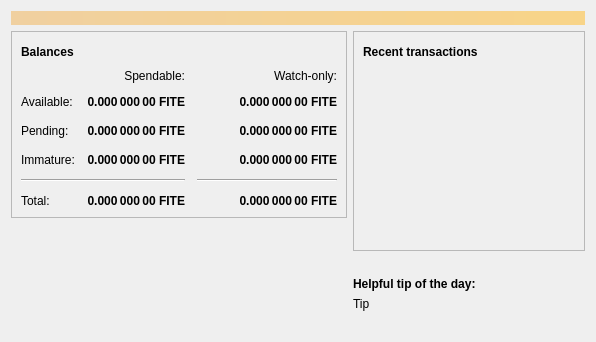
<?xml version="1.0" encoding="UTF-8"?>
<ui version="4.0">
 <class>OverviewPage</class>
 <widget class="QWidget" name="OverviewPage">
  <property name="geometry">
   <rect>
    <x>0</x>
    <y>0</y>
    <width>596</width>
    <height>342</height>
   </rect>
  </property>
  <property name="windowTitle">
   <string>Form</string>
  </property>
  <layout class="QVBoxLayout" name="topLayout">
   <item>
    <widget class="QLabel" name="labelAlerts">
     <property name="visible">
      <bool>false</bool>
     </property>
     <property name="styleSheet">
      <string notr="true">QLabel { background-color: qlineargradient(x1: 0, y1: 0, x2: 1, y2: 0, stop:0 #F0D0A0, stop:1 #F8D488); color:#000000; }</string>
     </property>
     <property name="wordWrap">
      <bool>true</bool>
     </property>
     <property name="margin">
      <number>3</number>
     </property>
     <property name="textInteractionFlags">
      <set>Qt::TextSelectableByMouse</set>
     </property>
    </widget>
   </item>
   <item>
    <layout class="QHBoxLayout" name="horizontalLayout" stretch="1,1">
     <item>
      <layout class="QVBoxLayout" name="verticalLayout_2">
       <item>
        <widget class="QFrame" name="frame">
         <property name="frameShape">
          <enum>QFrame::StyledPanel</enum>
         </property>
         <property name="frameShadow">
          <enum>QFrame::Raised</enum>
         </property>
         <layout class="QVBoxLayout" name="verticalLayout_4">
          <item>
           <layout class="QHBoxLayout" name="horizontalLayout_4">
            <item>
             <widget class="QLabel" name="label_5">
              <property name="font">
               <font>
                <weight>75</weight>
                <bold>true</bold>
               </font>
              </property>
              <property name="text">
               <string>Balances</string>
              </property>
             </widget>
            </item>
            <item>
             <widget class="QPushButton" name="labelWalletStatus">
              <property name="enabled">
               <bool>true</bool>
              </property>
              <property name="maximumSize">
               <size>
                <width>30</width>
                <height>16777215</height>
               </size>
              </property>
              <property name="toolTip">
               <string>The displayed information may be out of date. Your wallet automatically synchronizes with the Fitecash network after a connection is established, but this process has not completed yet.</string>
              </property>
              <property name="text">
               <string/>
              </property>
              <property name="icon">
               <iconset resource="../bitcoin.qrc">
                <normaloff>:/icons/warning</normaloff>
                <disabledoff>:/icons/warning</disabledoff>:/icons/warning</iconset>
              </property>
              <property name="iconSize">
               <size>
                <width>24</width>
                <height>24</height>
               </size>
              </property>
              <property name="flat">
               <bool>true</bool>
              </property>
             </widget>
            </item>
            <item>
             <spacer name="horizontalSpacer_3">
              <property name="orientation">
               <enum>Qt::Horizontal</enum>
              </property>
              <property name="sizeHint" stdset="0">
               <size>
                <width>40</width>
                <height>20</height>
               </size>
              </property>
             </spacer>
            </item>
           </layout>
          </item>
          <item>
           <layout class="QGridLayout" name="gridLayout">
            <property name="spacing">
             <number>12</number>
            </property>
            <item row="2" column="2">
             <widget class="QLabel" name="labelWatchPending">
              <property name="font">
               <font>
                <weight>75</weight>
                <bold>true</bold>
               </font>
              </property>
              <property name="cursor">
               <cursorShape>IBeamCursor</cursorShape>
              </property>
              <property name="toolTip">
               <string>Unconfirmed transactions to watch-only addresses</string>
              </property>
              <property name="text">
               <string notr="true">0.000 000 00 FITE</string>
              </property>
              <property name="alignment">
               <set>Qt::AlignRight|Qt::AlignTrailing|Qt::AlignVCenter</set>
              </property>
              <property name="textInteractionFlags">
               <set>Qt::LinksAccessibleByMouse|Qt::TextSelectableByKeyboard|Qt::TextSelectableByMouse</set>
              </property>
             </widget>
            </item>
            <item row="2" column="1">
             <widget class="QLabel" name="labelUnconfirmed">
              <property name="font">
               <font>
                <weight>75</weight>
                <bold>true</bold>
               </font>
              </property>
              <property name="cursor">
               <cursorShape>IBeamCursor</cursorShape>
              </property>
              <property name="toolTip">
               <string>Total of transactions that have yet to be confirmed, and do not yet count toward the spendable balance</string>
              </property>
              <property name="text">
               <string notr="true">0.000 000 00 FITE</string>
              </property>
              <property name="alignment">
               <set>Qt::AlignRight|Qt::AlignTrailing|Qt::AlignVCenter</set>
              </property>
              <property name="textInteractionFlags">
               <set>Qt::LinksAccessibleByMouse|Qt::TextSelectableByKeyboard|Qt::TextSelectableByMouse</set>
              </property>
             </widget>
            </item>
            <item row="3" column="2">
             <widget class="QLabel" name="labelWatchImmature">
              <property name="font">
               <font>
                <weight>75</weight>
                <bold>true</bold>
               </font>
              </property>
              <property name="cursor">
               <cursorShape>IBeamCursor</cursorShape>
              </property>
              <property name="toolTip">
               <string>Mined balance in watch-only addresses that has not yet matured</string>
              </property>
              <property name="text">
               <string notr="true">0.000 000 00 FITE</string>
              </property>
              <property name="alignment">
               <set>Qt::AlignRight|Qt::AlignTrailing|Qt::AlignVCenter</set>
              </property>
              <property name="textInteractionFlags">
               <set>Qt::LinksAccessibleByMouse|Qt::TextSelectableByKeyboard|Qt::TextSelectableByMouse</set>
              </property>
             </widget>
            </item>
            <item row="4" column="0" colspan="2">
             <widget class="Line" name="line">
              <property name="orientation">
               <enum>Qt::Horizontal</enum>
              </property>
             </widget>
            </item>
            <item row="4" column="2">
             <widget class="Line" name="lineWatchBalance">
              <property name="sizePolicy">
               <sizepolicy hsizetype="Preferred" vsizetype="Fixed">
                <horstretch>0</horstretch>
                <verstretch>0</verstretch>
               </sizepolicy>
              </property>
              <property name="minimumSize">
               <size>
                <width>140</width>
                <height>0</height>
               </size>
              </property>
              <property name="orientation">
               <enum>Qt::Horizontal</enum>
              </property>
             </widget>
            </item>
            <item row="5" column="0">
             <widget class="QLabel" name="labelTotalText">
              <property name="text">
               <string>Total:</string>
              </property>
             </widget>
            </item>
            <item row="3" column="1">
             <widget class="QLabel" name="labelImmature">
              <property name="font">
               <font>
                <weight>75</weight>
                <bold>true</bold>
               </font>
              </property>
              <property name="cursor">
               <cursorShape>IBeamCursor</cursorShape>
              </property>
              <property name="toolTip">
               <string>Mined balance that has not yet matured</string>
              </property>
              <property name="text">
               <string notr="true">0.000 000 00 FITE</string>
              </property>
              <property name="alignment">
               <set>Qt::AlignRight|Qt::AlignTrailing|Qt::AlignVCenter</set>
              </property>
              <property name="textInteractionFlags">
               <set>Qt::LinksAccessibleByMouse|Qt::TextSelectableByKeyboard|Qt::TextSelectableByMouse</set>
              </property>
             </widget>
            </item>
            <item row="2" column="3">
             <spacer name="horizontalSpacer_2">
              <property name="orientation">
               <enum>Qt::Horizontal</enum>
              </property>
              <property name="sizeHint" stdset="0">
               <size>
                <width>40</width>
                <height>20</height>
               </size>
              </property>
             </spacer>
            </item>
            <item row="3" column="0">
             <widget class="QLabel" name="labelImmatureText">
              <property name="text">
               <string>Immature:</string>
              </property>
             </widget>
            </item>
            <item row="5" column="1">
             <widget class="QLabel" name="labelTotal">
              <property name="font">
               <font>
                <weight>75</weight>
                <bold>true</bold>
               </font>
              </property>
              <property name="cursor">
               <cursorShape>IBeamCursor</cursorShape>
              </property>
              <property name="toolTip">
               <string>Your current total balance</string>
              </property>
              <property name="text">
               <string notr="true">0.000 000 00 FITE</string>
              </property>
              <property name="alignment">
               <set>Qt::AlignRight|Qt::AlignTrailing|Qt::AlignVCenter</set>
              </property>
              <property name="textInteractionFlags">
               <set>Qt::LinksAccessibleByMouse|Qt::TextSelectableByKeyboard|Qt::TextSelectableByMouse</set>
              </property>
             </widget>
            </item>
            <item row="5" column="2">
             <widget class="QLabel" name="labelWatchTotal">
              <property name="font">
               <font>
                <weight>75</weight>
                <bold>true</bold>
               </font>
              </property>
              <property name="cursor">
               <cursorShape>IBeamCursor</cursorShape>
              </property>
              <property name="toolTip">
               <string>Current total balance in watch-only addresses</string>
              </property>
              <property name="text">
               <string notr="true">0.000 000 00 FITE</string>
              </property>
              <property name="alignment">
               <set>Qt::AlignRight|Qt::AlignTrailing|Qt::AlignVCenter</set>
              </property>
              <property name="textInteractionFlags">
               <set>Qt::LinksAccessibleByMouse|Qt::TextSelectableByKeyboard|Qt::TextSelectableByMouse</set>
              </property>
             </widget>
            </item>
            <item row="0" column="2">
             <widget class="QLabel" name="labelWatchonly">
              <property name="text">
               <string>Watch-only:</string>
              </property>
              <property name="alignment">
               <set>Qt::AlignRight|Qt::AlignTrailing|Qt::AlignVCenter</set>
              </property>
             </widget>
            </item>
            <item row="1" column="0">
             <widget class="QLabel" name="labelBalanceText">
              <property name="text">
               <string>Available:</string>
              </property>
             </widget>
            </item>
            <item row="1" column="1">
             <widget class="QLabel" name="labelBalance">
              <property name="font">
               <font>
                <weight>75</weight>
                <bold>true</bold>
               </font>
              </property>
              <property name="cursor">
               <cursorShape>IBeamCursor</cursorShape>
              </property>
              <property name="toolTip">
               <string>Your current spendable balance</string>
              </property>
              <property name="text">
               <string notr="true">0.000 000 00 FITE</string>
              </property>
              <property name="alignment">
               <set>Qt::AlignRight|Qt::AlignTrailing|Qt::AlignVCenter</set>
              </property>
              <property name="textInteractionFlags">
               <set>Qt::LinksAccessibleByMouse|Qt::TextSelectableByKeyboard|Qt::TextSelectableByMouse</set>
              </property>
             </widget>
            </item>
            <item row="1" column="2">
             <widget class="QLabel" name="labelWatchAvailable">
              <property name="font">
               <font>
                <weight>75</weight>
                <bold>true</bold>
               </font>
              </property>
              <property name="cursor">
               <cursorShape>IBeamCursor</cursorShape>
              </property>
              <property name="toolTip">
               <string>Your current balance in watch-only addresses</string>
              </property>
              <property name="text">
               <string notr="true">0.000 000 00 FITE</string>
              </property>
              <property name="alignment">
               <set>Qt::AlignRight|Qt::AlignTrailing|Qt::AlignVCenter</set>
              </property>
              <property name="textInteractionFlags">
               <set>Qt::LinksAccessibleByMouse|Qt::TextSelectableByKeyboard|Qt::TextSelectableByMouse</set>
              </property>
             </widget>
            </item>
            <item row="2" column="0">
             <widget class="QLabel" name="labelPendingText">
              <property name="text">
               <string>Pending:</string>
              </property>
             </widget>
            </item>
            <item row="0" column="1">
             <widget class="QLabel" name="labelSpendable">
              <property name="text">
               <string>Spendable:</string>
              </property>
              <property name="alignment">
               <set>Qt::AlignRight|Qt::AlignTrailing|Qt::AlignVCenter</set>
              </property>
             </widget>
            </item>
           </layout>
          </item>
         </layout>
        </widget>
       </item>
       <item>
        <spacer name="verticalSpacer">
         <property name="orientation">
          <enum>Qt::Vertical</enum>
         </property>
         <property name="sizeHint" stdset="0">
          <size>
           <width>20</width>
           <height>40</height>
          </size>
         </property>
        </spacer>
       </item>
       <item>
        <layout class="QGridLayout" name="logo_grid">
          <item>
            <widget class="QLabel" name="label_wallet_bgcoin">
             <property name="text">
              <string/>
             </property>
             <property name="pixmap">
              <pixmap resource="../bitcoin.qrc">:/icons/wallet_bgcoin</pixmap>
             </property>
             <property name="scaledContents">
              <bool>false</bool>
             </property>
             <property name="alignment">
              <set>Qt::AlignCenter</set>
             </property>
             <property name="margin">
              <number>-2</number>
             </property>
            </widget>
          </item>
          <item>
            <widget class="QLabel" name="label_wallet_version_overlay">
              <property name="text">
               <string></string>
              </property>
              <property name="pixmap">
              </property>
              <property name="scaledContents">
               <bool>false</bool>
              </property>
              <property name="alignment">
               <set>Qt::AlignLeft|Qt::AlignBottom</set>
              </property>
              <property name="margin">
               <number>2</number>
              </property>
            </widget>
          </item>
        </layout>
       </item>
      </layout>
     </item>
     <item>
      <layout class="QVBoxLayout" name="verticalLayout_3">
       <item>
        <widget class="QFrame" name="frame_2">
         <property name="frameShape">
          <enum>QFrame::StyledPanel</enum>
         </property>
         <property name="frameShadow">
          <enum>QFrame::Raised</enum>
         </property>
         <layout class="QVBoxLayout" name="verticalLayout">
          <item>
           <layout class="QHBoxLayout" name="horizontalLayout_2">
            <item>
             <widget class="QLabel" name="label_4">
              <property name="font">
               <font>
                <weight>75</weight>
                <bold>true</bold>
               </font>
              </property>
              <property name="text">
               <string>Recent transactions</string>
              </property>
             </widget>
            </item>
            <item>
             <widget class="QPushButton" name="labelTransactionsStatus">
              <property name="enabled">
               <bool>true</bool>
              </property>
              <property name="maximumSize">
               <size>
                <width>30</width>
                <height>16777215</height>
               </size>
              </property>
              <property name="toolTip">
               <string>The displayed information may be out of date. Your wallet automatically synchronizes with the Fitecash network after a connection is established, but this process has not completed yet.</string>
              </property>
              <property name="text">
               <string/>
              </property>
              <property name="icon">
               <iconset resource="../bitcoin.qrc">
                <normaloff>:/icons/warning</normaloff>
                <disabledoff>:/icons/warning</disabledoff>:/icons/warning</iconset>
              </property>
              <property name="iconSize">
               <size>
                <width>24</width>
                <height>24</height>
               </size>
              </property>
              <property name="flat">
               <bool>true</bool>
              </property>
             </widget>
            </item>
            <item>
             <spacer name="horizontalSpacer">
              <property name="orientation">
               <enum>Qt::Horizontal</enum>
              </property>
              <property name="sizeHint" stdset="0">
               <size>
                <width>40</width>
                <height>20</height>
               </size>
              </property>
             </spacer>
            </item>
           </layout>
          </item>
          <item>
           <widget class="QListView" name="listTransactions">
            <property name="styleSheet">
             <string notr="true">QListView { background: transparent; }</string>
            </property>
            <property name="frameShape">
             <enum>QFrame::NoFrame</enum>
            </property>
            <property name="verticalScrollBarPolicy">
             <enum>Qt::ScrollBarAlwaysOff</enum>
            </property>
            <property name="horizontalScrollBarPolicy">
             <enum>Qt::ScrollBarAlwaysOff</enum>
            </property>
            <property name="selectionMode">
             <enum>QAbstractItemView::NoSelection</enum>
            </property>
           </widget>
          </item>
         </layout>
        </widget>
       </item>
       <item>
        <spacer name="verticalSpacer_2">
         <property name="orientation">
          <enum>Qt::Vertical</enum>
         </property>
         <property name="sizeHint" stdset="0">
          <size>
           <width>20</width>
           <height>40</height>
          </size>
         </property>
        </spacer>
       </item>
       <item>
        <layout class="QVBoxLayout" name="verticalLayout_5">
         <property name="topMargin">
          <number>0</number>
         </property>
         <item>
          <widget class="QLabel" name="label_tip_header">
           <property name="font">
            <font>
             <weight>75</weight>
             <bold>true</bold>
            </font>
           </property>
           <property name="text">
            <string>Helpful tip of the day:</string>
           </property>
          </widget>
         </item>
         <item>
          <widget class="QLabel" name="label_tip">
           <property name="text">
            <string>Tip</string>
           </property>
          </widget>
         </item>
         <item>
          <spacer name="verticalSpacer_3">
           <property name="orientation">
            <enum>Qt::Vertical</enum>
           </property>
           <property name="sizeType">
            <enum>QSizePolicy::Maximum</enum>
           </property>
           <property name="sizeHint" stdset="0">
            <size>
             <width>20</width>
             <height>40</height>
            </size>
           </property>
          </spacer>
         </item>
        </layout>
       </item>
      </layout>
     </item>
    </layout>
   </item>
  </layout>
 </widget>
 <resources>
  <include location="../bitcoin.qrc"/>
 </resources>
 <connections/>
</ui>
